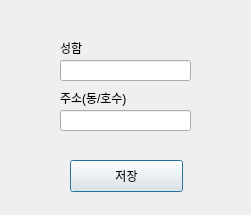
<?xml version="1.0" encoding="UTF-8"?>
<ui version="4.0">
 <class>Dialog</class>
 <widget class="QDialog" name="Dialog">
  <property name="geometry">
   <rect>
    <x>0</x>
    <y>0</y>
    <width>251</width>
    <height>215</height>
   </rect>
  </property>
  <property name="windowTitle">
   <string>Dialog</string>
  </property>
  <widget class="QLineEdit" name="lineedit_Test1">
   <property name="geometry">
    <rect>
     <x>60</x>
     <y>60</y>
     <width>131</width>
     <height>21</height>
    </rect>
   </property>
   <property name="text">
    <string/>
   </property>
  </widget>
  <widget class="QLabel" name="label1">
   <property name="geometry">
    <rect>
     <x>60</x>
     <y>40</y>
     <width>60</width>
     <height>16</height>
    </rect>
   </property>
   <property name="text">
    <string>성함</string>
   </property>
  </widget>
  <widget class="QPushButton" name="btn_Text">
   <property name="geometry">
    <rect>
     <x>70</x>
     <y>160</y>
     <width>113</width>
     <height>32</height>
    </rect>
   </property>
   <property name="text">
    <string>저장</string>
   </property>
  </widget>
  <widget class="QLabel" name="label2">
   <property name="geometry">
    <rect>
     <x>60</x>
     <y>90</y>
     <width>91</width>
     <height>16</height>
    </rect>
   </property>
   <property name="text">
    <string>주소(동/호수)</string>
   </property>
  </widget>
  <widget class="QLineEdit" name="lineedit_Test2">
   <property name="geometry">
    <rect>
     <x>60</x>
     <y>110</y>
     <width>131</width>
     <height>21</height>
    </rect>
   </property>
  </widget>
 </widget>
 <resources/>
 <connections/>
</ui>
